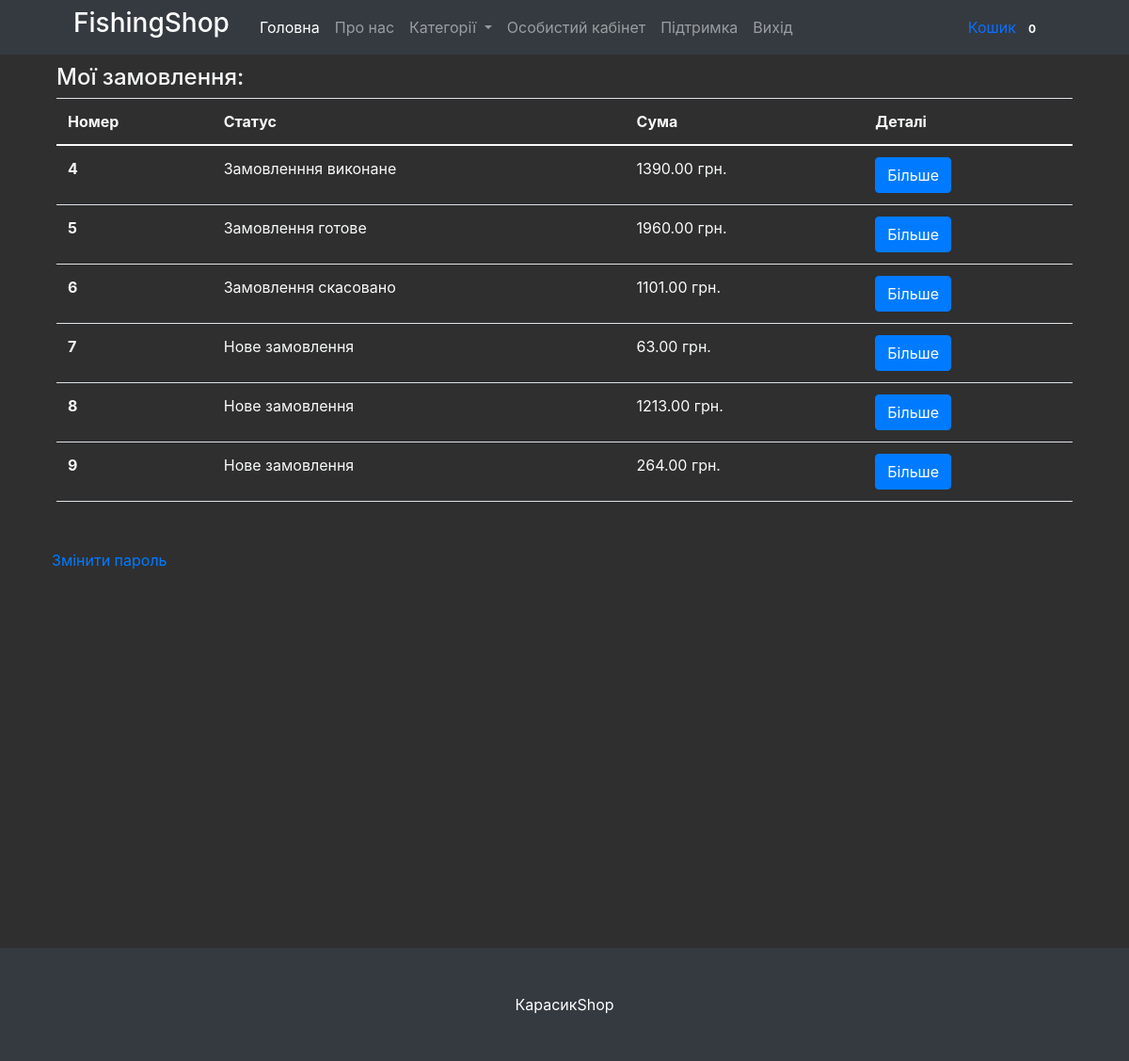
/profile/ (signed in), run on the app's committed database.
### mainapp/models.py (models this page shows, shortened)
class Cart(models.Model):
    owner = models.ForeignKey('Customer', null=True, verbose_name='Власник', on_delete=models.CASCADE)
    products = models.ManyToManyField(CartProduct, blank=True, related_name='related_cart')
    total_products = models.PositiveIntegerField(default=0)
    final_price = models.DecimalField(max_digits=9, default=0, decimal_places=2, verbose_name='Загальна ціна')
    in_order = models.BooleanField(default=False)
    for_anonymous_user = models.BooleanField(default=False)

class Order(models.Model):
    STATUS_NEW = 'new'
    STATUS_IN_PROGRESS = 'in_progress'
    STATUS_READY = 'is_ready'
    STATUS_COMPLETED = 'completed'
    STATUS_CANCELED = 'canceled'
    BUYING_TYPE_SELF = 'self'
    BUYING_TYPE_DELIVERY = 'delivery'
    STATUS_CHOICES = (
        (STATUS_NEW, 'Нове замовлення'),
        (STATUS_IN_PROGRESS, 'Замовлення в оброці'),
        (STATUS_READY, 'Замовлення готове'),
        (STATUS_COMPLETED, 'Замовленння виконане'),
        (STATUS_CANCELED, 'Замовлення скасовано')
    )
    BUYING_TYPE_CHOICES = (
        (BUYING_TYPE_SELF, 'Самовивіз'),
        (BUYING_TYPE_DELIVERY, 'Доставка')
    )
    customer = models.ForeignKey(Customer, verbose_name='Покупець', related_name='related_orders', on_delete=models.CASCADE)
    first_name = models.CharField(max_length=255, verbose_name="Ім'я")
    last_name = models.CharField(max_length=255, verbose_name='Прізвище')
    phone = models.CharField(max_length=20, verbose_name='Телефон')
    cart = models.ForeignKey(Cart, verbose_name='Кошик', on_delete=models.CASCADE, null=True, blank=True)
    address = models.CharField(max_length=1024, verbose_name='Адреса', null=True, blank=True)
    status = models.CharField(
        max_length=100,
        verbose_name='Статус замовлення',
        choices=STATUS_CHOICES,
        default=STATUS_NEW
    )
    buying_type = models.CharField(
        max_length=100,
        verbose_name='Тип замовлення',
        choices=BUYING_TYPE_CHOICES,
        default=BUYING_TYPE_SELF
    )
    comment = models.TextField(verbose_name='Комментар щодо замовлення', null=True, blank=True)
    created_at = models.DateTimeField(auto_now=True, verbose_name='Дата створення замовлення')

### mainapp/views.py (the view)
# urls.py: path('profile/', ProfileView.as_view(), name='profile'),
class ProfileView(CartMixin, View):
    def get(self, request, *args, **kwargs):
        customer = Customer.objects.get(user=request.user)
        categories = Category.objects.all()
        context = {
            'customer': customer,
            'categories': categories,
            'cart': self.cart,
        }
        return render(request, 'profile.html', context)

### mainapp/mixins.py (called while the page is built)
    def dispatch(self, request, *args, **kwargs):
        if request.user.is_authenticated:
            customer = Customer.objects.filter(user=request.user).first()
            if not customer:
                customer = Customer.objects.create(
                    user=request.user
                )
            cart = Cart.objects.filter(owner=customer, in_order=False).first()
            if not cart:
                cart = Cart.objects.create(owner=customer)
        else:
            cart = Cart.objects.filter(for_anonymous_user=True).first()
            if not cart:
                cart = Cart.objects.create(for_anonymous_user=True)
        self.cart = cart
        return super().dispatch(request, *args, **kwargs)

### mainapp/models.py (called while the page is built)
    def get_absolute_url(self):
        return reverse('category_detail', kwargs={'slug': self.slug})

    def get_absolute_url(self):
        return reverse('product_detail', kwargs={'slug': self.slug})

### mainapp/templates/profile.html (shortened to what this page needs)
{% extends 'base.html' %}
{% block content %}
    <div class="container text-light">
        <div class="col-12">
            <h4 style="margin-top: 10px;">Мої замовлення:</h4>
            <div class="tab-content" id="nav-tabContent">
                <div class="tab-pane fade show active" id="list-orders" role="tabpanel"
                     aria-labelledby="list-orders-list">
                    {% if not customer.orders.all %}
                        <h3 style="text-align: center; margin-top: 250px;">На данний момент ви не робили замовлень</h3>
                    {% elif customer.orders.all %}
                        <table class="table text-light">
                            <thead>
                            <tr>
                                <th scope="col">Номер</th>
                                <th scope="col">Статус</th>
                                <th scope="col">Сума</th>
                                <th scope="col">Деталі</th>
                            </tr>
                            </thead>
                            <tbody class="text-light">
                            {% for order in customer.orders.all %}
                                <tr>
                                    <th scope="row">{{ order.id }}</th>
                                    <td>{{ order.get_status_display }}</td>
                                    <td>{{ order.cart.final_price }} грн.</td>
                                    <td>
                                        <button style="max-width: 100%" type="button" class="btn btn-primary"
                                                data-bs-toggle="modal"
                                                data-bs-target="#orderDetails-{{ order.id }}">Більше
                                        </button>
                                    </td>
                                </tr>
                            {% endfor %}
                            </tbody>
                        </table>
                    {% endif %}
                </div>
            </div>
        </div>
        <div style="margin-top: 50px; margin-left: 10px;">
            <a href="{% url 'newPas' %}">Змінити пароль</a>
        </div>
    </div>
{% endblock content %}

### mainapp/templates/base.html (shortened to what this page needs)
{% load static %}
<!DOCTYPE html>
<html lang="uk">
<head>
    <link href='{% static "bootstrap/bootstrap.min.css" %}' rel="stylesheet"/>
    <link rel="stylesheet" href="https://cdn.jsdelivr.net/npm/@fancyapps/ui@4.0/dist/fancybox.css"/>
    <link href="https://cdnjs.cloudflare.com/ajax/libs/twitter-bootstrap/4.1.2/css/bootstrap.min.css" rel="stylesheet"/>
    <link href="https://cdn.jsdelivr.net/npm/slick-carousel@1.8.1/slick/slick.css" rel="stylesheet"/>
    <link href="https://cdnjs.cloudflare.com/ajax/libs/fancybox/3.3.5/jquery.fancybox.min.css" rel="stylesheet"/>
</head>
<body>
<nav class="navbar navbar-expand-lg navbar-dark bg-dark">
    <div class="container px-4 px-lg-5">
        <a href="/"><h3 class="title"><span>FishingShop</span></h3></a>
        <div class="collapse navbar-collapse" id="navbarSupportedContent">
            <ul class="navbar-nav me-auto mb-2 mb-lg-0 ms-lg-4">
                <li class="nav-item">
                    <a class="nav-link active" aria-current="page" href="{% url 'index' %}">
                        Головна
                    </a>
                </li>
                <li class="nav-item"><a class="nav-link" href="{% url 'about' %}">Про нас</a></li>
                <li class="nav-item dropdown">
                    <a class="nav-link dropdown-toggle" id="navbarDropdown" href="#" role="button"
                       data-bs-toggle="dropdown" aria-expanded="false">
                        Категорії
                    </a>
                </li>
                {% if request.user.is_authenticated %}
                    <li class="nav-item">
                        <a class="nav-link" href="{% url 'profile' %}">Особистий кабінет</a>
                    </li>
                    <li class="nav-item">
                        <a class="nav-link" href="{% url 'support' %}">Підтримка</a>
                    </li>
                    <li class="nav-item">
                        <a class="nav-link" href="{% url 'logout' %}">Вихід</a>
                    </li>
                {% endif %}
            </ul>
            <a class="nav-link" href="{% url 'cart' %}">
                Кошик
                <span class="badge bg-dark text-white ms-1 rounded-pill">{{ cart.products.count }}</span>
            </a>
        </div>
    </div>
</nav>
{% block content %}{% endblock content %}
<footer class="py-5 bg-dark" style="margin-top: 400px;">
    <div class="container"><p class="m-0 text-center text-white">КарасикShop</p></div>
</footer>
</body>
</html>

### mainapp/templates/base.html (style rules this page uses)
body { background-color: #242424f2; }
.title { color: white; }

### data on the page
Cart: products.count "0"
Order: id "4", status "Замовленння виконане", cart.final_price "1390.00"
Order: id "5", status "Замовлення готове", cart.final_price "1960.00"
Order: id "6", status "Замовлення скасовано", cart.final_price "1101.00"
Order: id "7", status "Нове замовлення", cart.final_price "63.00"
Order: id "8", status "Нове замовлення", cart.final_price "1213.00"
Order: id "9", status "Нове замовлення", cart.final_price "264.00"
